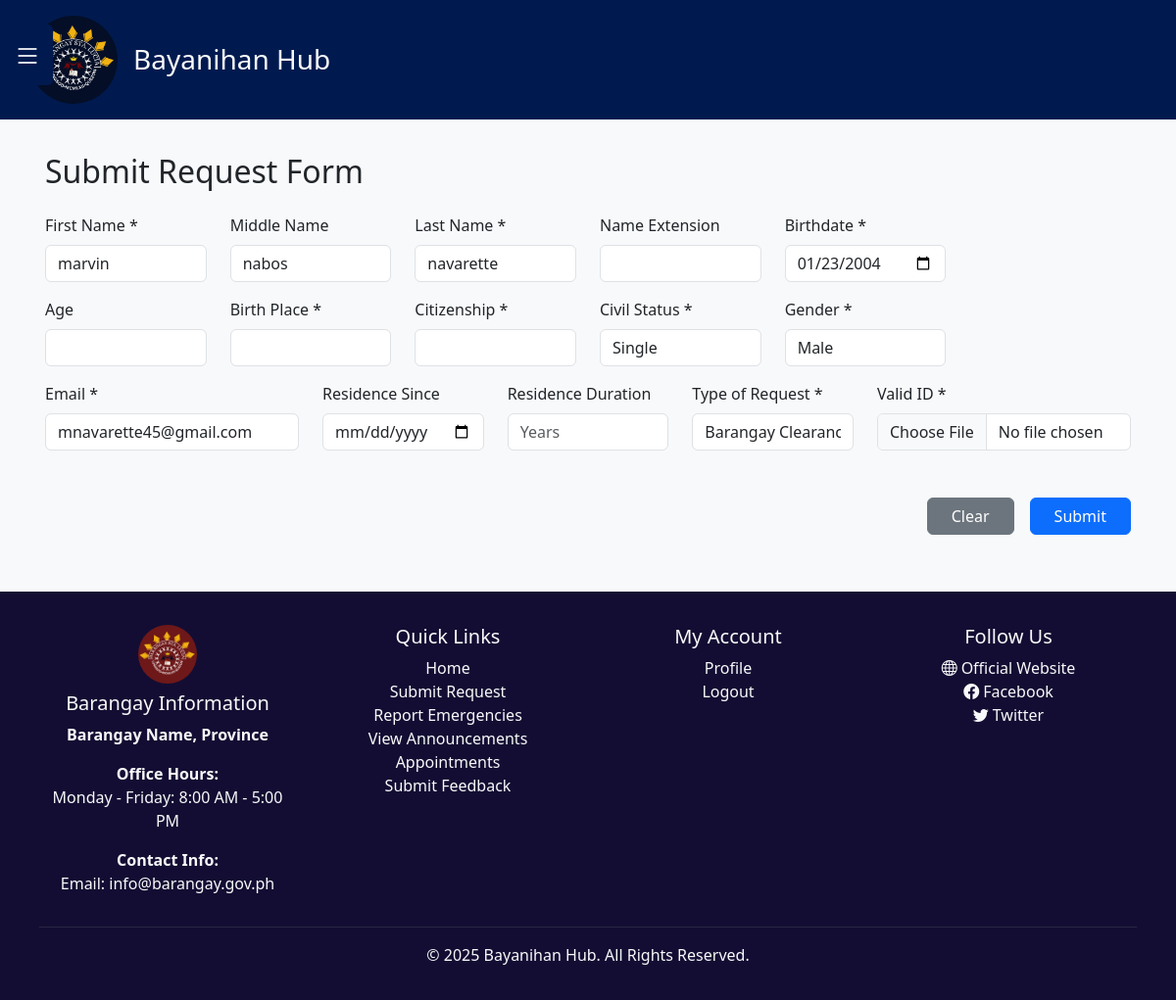
The page /frontEnd/frontEnd/frontEnd/resident/submitReqForm.php (signed in) on the database its author committed.
### tables this page shows
CREATE TABLE `users` (
  `user_id` int NOT NULL AUTO_INCREMENT,
  `role` enum('ADMIN','RESIDENT') DEFAULT NULL,
  `first_name` varchar(100) DEFAULT NULL,
  `middle_name` varchar(100) DEFAULT NULL,
  `last_name` varchar(100) DEFAULT NULL,
  `name_extension` varchar(10) DEFAULT NULL,
  `birthdate` date DEFAULT NULL,
  `civil_status` enum('Single','Married','Widowed','Separated','Divorced') NOT NULL,
  `gender` enum('Male','Female','LGBTQIA+') NOT NULL,
  `email` varchar(100) DEFAULT NULL,
  `phone_number` varchar(15) DEFAULT NULL,
  `occupation` varchar(100) DEFAULT NULL,
  `barangay` varchar(100) DEFAULT NULL,
  `profile_photo` varchar(255) DEFAULT 'default.jpg',
  `password` varchar(255) DEFAULT NULL,
  `created_at` timestamp NULL DEFAULT CURRENT_TIMESTAMP,
  `updated_at` timestamp NULL DEFAULT CURRENT_TIMESTAMP,
  `username` varchar(100) DEFAULT NULL,
  `residence_since` varchar(255) DEFAULT NULL,
  `house_address` varchar(255) DEFAULT NULL,
  `profile_image` varchar(255) DEFAULT NULL,
  `reset_token_hash` varchar(64) DEFAULT NULL,
  `reset_token_expires_at` datetime DEFAULT NULL,
  `show_verification` tinyint(1) DEFAULT '0',
  `verify_email` tinyint(1) DEFAULT '0',
  `verification_code` varchar(6) DEFAULT NULL,
  `is_verified` tinyint(1) DEFAULT NULL,
  PRIMARY KEY (`user_id`),
  UNIQUE KEY `phone_number` (`phone_number`),
  UNIQUE KEY `email` (`email`),
  UNIQUE KEY `reset_token_hash` (`reset_token_hash`)
);

### frontEnd/frontEnd/frontEnd/resident/submitReqForm.php (the view, shortened to what this page needs)
<?php
include '../../db_connection.php';
$user_id = $_SESSION['user_id'] ?? null;
$user = null;
if ($user_id) {
  $query = "SELECT first_name, middle_name, last_name, name_extension,birthdate, email FROM users WHERE user_id = ?";
  $stmt = $con->prepare($query);
  $stmt->bind_param("i", $user_id);
  $stmt->execute();
  $result = $stmt->get_result();
  $user = $result->fetch_assoc();
}
?>
<!DOCTYPE html>
<html lang="en">
<head>
  <link href="https://cdn.jsdelivr.net/npm/bootstrap@5.3.0/dist/css/bootstrap.min.css" rel="stylesheet" />
  <link rel="stylesheet" href="https://cdn.jsdelivr.net/npm/bootstrap-icons/font/bootstrap-icons.css" />
  <link rel="stylesheet" href="../public/css/home.css" />
</head>
<body>
  <button class="toggle-btn" id="toggleBtn" onclick="toggleSidebar()">
    <i class="bi bi-list"></i>
  </button>
  <div class="text-light" style="background-color: #001a4f">
    <div class="container brand-header d-flex align-items-center py-3">
      <img src="../media/logo2.png" alt="Bayanihan Hub Logo" width="90" height="90" style="border-radius: 50%" />
      <h3 class="mx-3 mt-2">Bayanihan Hub</h3>
    </div>
  </div>
  <main class="container px-3 mt-4">
    <h2 class="mb-4">Submit Request Form</h2>
    <form action="../../submit_request.php" method="POST" enctype="multipart/form-data">
      <div class="row mb-3">
        <div class="col-md-2">
          <label class="form-label">First Name *</label>
          <input type="text" class="form-control" name="first_name" required value="<?php echo htmlspecialchars($user['first_name'] ?? ''); ?>" />
        </div>
        <div class="col-md-2">
          <label class="form-label">Middle Name</label>
          <input type="text" class="form-control" name="middle_name" value="<?php echo htmlspecialchars($user['middle_name'] ?? ''); ?>" />
        </div>
        <div class="col-md-2">
          <label class="form-label">Last Name *</label>
          <input type="text" class="form-control" name="last_name" required value="<?php echo htmlspecialchars($user['last_name'] ?? ''); ?>" />
        </div>
        <div class="col-md-2">
          <label class="form-label">Name Extension</label>
          <input type="text" class="form-control" name="name_extension" value="<?php echo htmlspecialchars($user['name_extension'] ?? ''); ?>" />
        </div>
        <div class="col-md-2">
          <label class="form-label">Birthdate *</label>
          <input type="date" class="form-control" name="birthdate" value="<?php echo htmlspecialchars($user['birthdate']); ?>" />
        </div>
      </div>
      <div class="row mb-3">
        <div class="col-md-2">
          <label class="form-label">Age</label>
          <input type="number" class="form-control" name="age" />
        </div>
        <div class="col-md-2">
          <label class="form-label">Birth Place *</label>
          <input type="text" class="form-control" name="birth_place" required />
        </div>
        <div class="col-md-2">
          <label class="form-label">Citizenship *</label>
          <input type="text" class="form-control" name="citizenship" required />
        </div>
        <div class="col-md-2">
          <label class="form-label">Civil Status *</label>
          <select class="form-control" name="civil_status" required>
          <?php
              $statuses = ["Single", "Married", "Widowed", "Separated", "Divorced"];
              foreach ($statuses as $status) {
                $selected = $user['civil_status'] === $status ? 'selected' : '';
                echo "<option value=\"$status\" $selected>$status</option>";
              }
              ?>
          </select>
        </div>
        <div class="col-md-2">
          <label class="form-label">Gender *</label>
          <select class="form-control" name="gender" required>
          <?php
              $genders = ["male" => "Male", "female" => "Female", "LGBTQIA" => "LGBTQIA+"];
              foreach ($genders as $value => $label) {
                $selected = $user['gender'] === $value ? 'selected' : '';
                echo "<option value=\"$value\" $selected>$label</option>";
              }
              ?>
          </select>
        </div>
      </div>
      <div class="row mb-3">
        <div class="col-md-3">
          <label class="form-label">Email *</label>
          <input type="email" class="form-control" name="email" value="<?php echo htmlspecialchars($user['email']); ?>" />
        </div>
        <div class="col-md-2">
          <label class="form-label">Residence Since</label>
          <input type="date" class="form-control" name="residence_since" />
        </div>
        <div class="col-md-2">
          <label class="form-label">Residence Duration</label>
          <input type="number" class="form-control" name="residence_duration" placeholder="Years" />
        </div>
        <div class="col-md-2">
          <label class="form-label">Type of Request *</label>
          <select class="form-control" name="type_of_request" required>
            <option value="Barangay Clearance">Barangay Clearance</option>
          </select>
        </div>
        <div class="col-md-3">
          <label class="form-label">Valid ID *</label>
          <input type="file" class="form-control" name="valid_id" required />
        </div>
      </div>
      <div class="row mt-5">
        <div class="col-md-12 d-flex justify-content-end">
          <button type="reset" class="btn btn-secondary me-3 px-4">Clear</button>
          <button type="submit" class="btn btn-primary px-4">Submit</button>
        </div>
      </div>
    </form>
  </main>
<footer class=" text-light py-4 mt-5">
  <div class="container">
    <div class="row">
      <div class="col-md-3">
        <img src="../media/logo.png" alt="Logo" width="60" height="60" class="mb-2 rounded-circle">
        <h5>Barangay Information</h5>
        <p><strong>Barangay Name, Province</strong></p>
        <p><strong>Office Hours:</strong><br>Monday - Friday: 8:00 AM - 5:00 PM</p>
        <p><strong>Contact Info:</strong><br>Email: info@barangay.gov.ph</p>
      </div>
      <div class="col-md-3">
        <h5>Quick Links</h5>
        <ul class="list-unstyled">
          <li><a href="resident_dashboard.php" class="text-light text-decoration-none">Home</a></li>
          <li><a href="submitReqForm.php" class="text-light text-decoration-none">Submit Request</a></li>
          <li><a href="reportEmergency.php" class="text-light text-decoration-none">Report Emergencies</a></li>
          <li><a href="viewAnnouncement.php" class="text-light text-decoration-none">View Announcements</a></li>
          <li><a href="bookAppointment.php" class="text-light text-decoration-none">Appointments</a></li>
          <li><a href="submitFeedback.php" class="text-light text-decoration-none">Submit Feedback</a></li>
        </ul>
      </div>
      <div class="col-md-3">
        <h5>My Account</h5>
        <ul class="list-unstyled">
          <li><a href="accountInfo.php" class="text-light text-decoration-none">Profile</a></li>
          <li><a href="../login/signin.php" class="text-light text-decoration-none">Logout</a></li>
        </ul>
      </div>
      <div class="col-md-3">
        <h5>Follow Us</h5>
        <ul class="list-unstyled">
          <li><a href="#" class="text-light text-decoration-none"><i class="bi bi-globe me-1"></i>Official Website</a></li>
          <li><a href="#" class="text-light text-decoration-none"><i class="bi bi-facebook me-1"></i>Facebook</a></li>
          <li><a href="#" class="text-light text-decoration-none"><i class="bi bi-twitter me-1"></i>Twitter</a></li>
        </ul>
      </div>
    </div>
    <hr class="border-secondary my-3" />
    <p class="text-center mb-0">&copy; <?php echo date("Y"); ?> Bayanihan Hub. All Rights Reserved.</p>
  </div>
</footer>
</body>
</html>

### frontEnd/frontEnd/frontEnd/public/css/home.css (style rules this page uses)
body { background-color: #f8f9fa; }
.container { padding: 10px; border-radius: 10px; }
footer { background: #130d33; color: white; padding: 20px 0; text-align: center; }
.toggle-btn { position: fixed; top: 25px; left: 2px; background: #001a4f; color: white; border: none; padding: 10px 12px; font-size: 28px; cursor: pointer; z-index: 1000; transition: transform 0.3s ease-in-out; border-radius: 5px; }
.brand-header { display: flex; align-items: center; justify-content: start; padding: 10px 0; }

### frontEnd/frontEnd/frontEnd/resident/submitReqForm.php (style rules this page uses)
body { display: flex; flex-direction: column; min-height: 100vh; }
main { flex: 1; }
footer a { text-decoration: none; }

### rows shown on the page
users: first_name "marvin", middle_name "nabos", last_name "navarette", birthdate "01/23/2004", email "mnavarette45@gmail.com"

### other values the page prints
form field civil_status "Single"
form field gender "Male"
